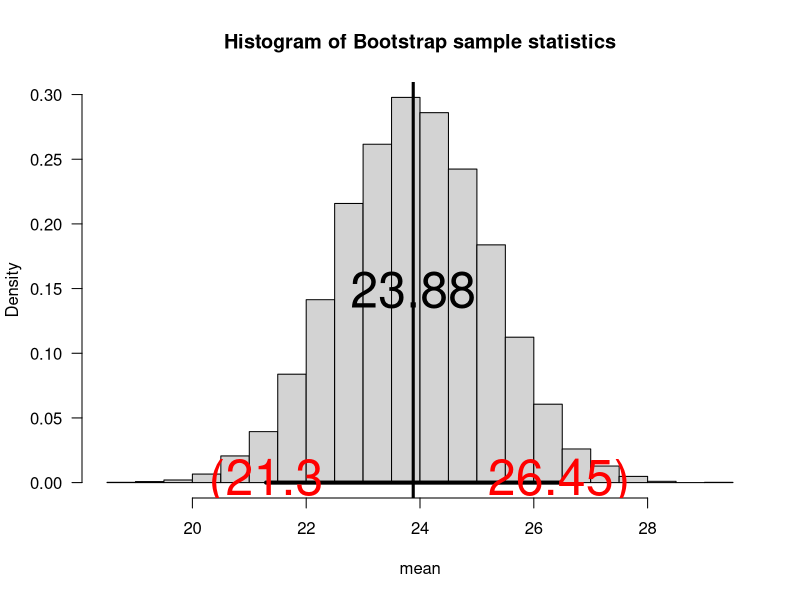
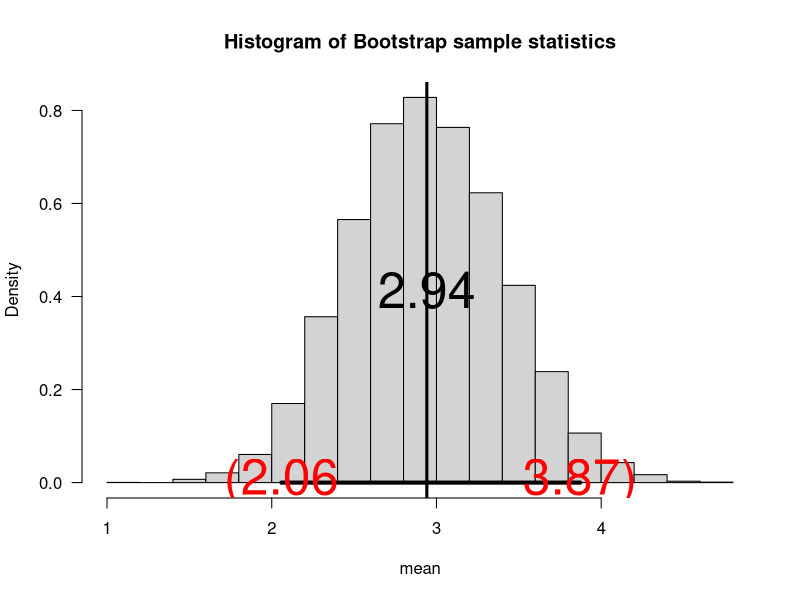
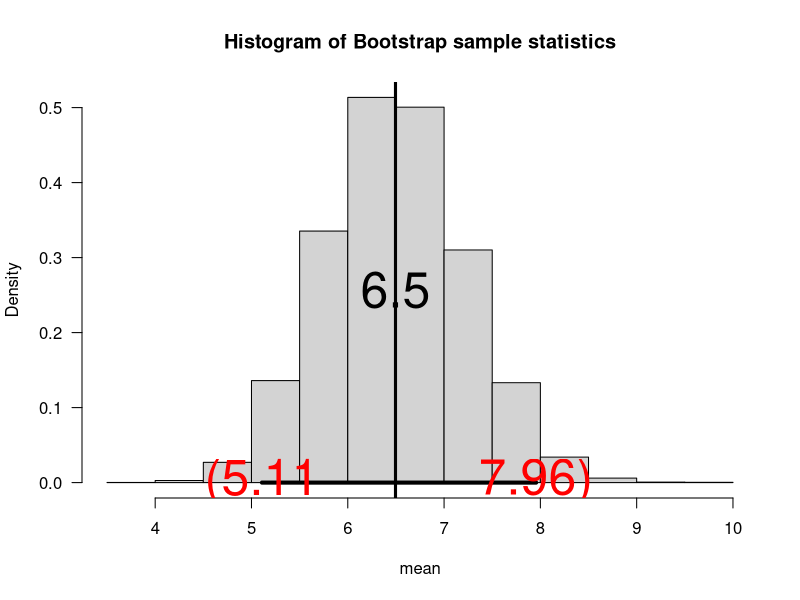
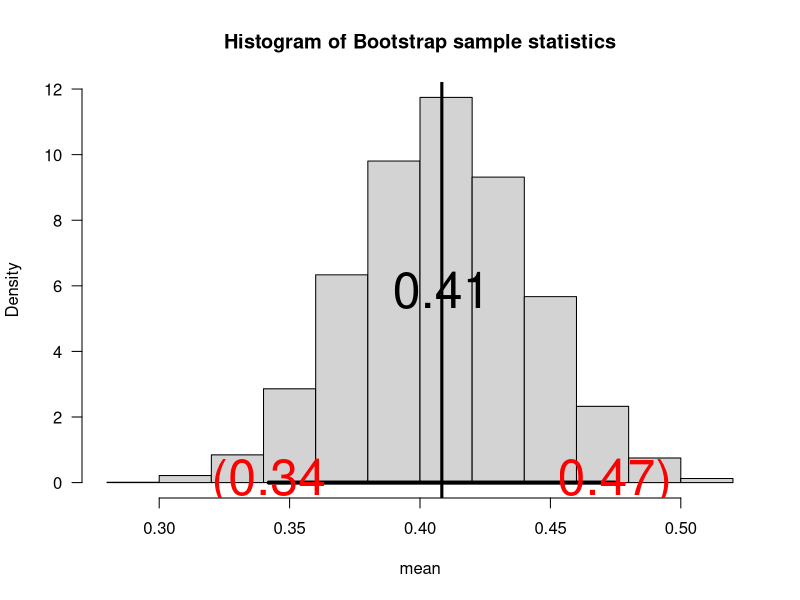
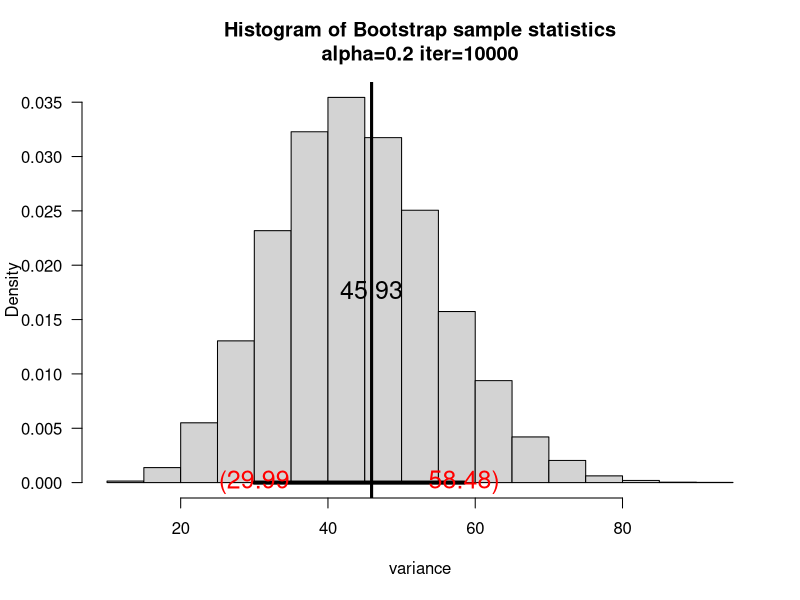
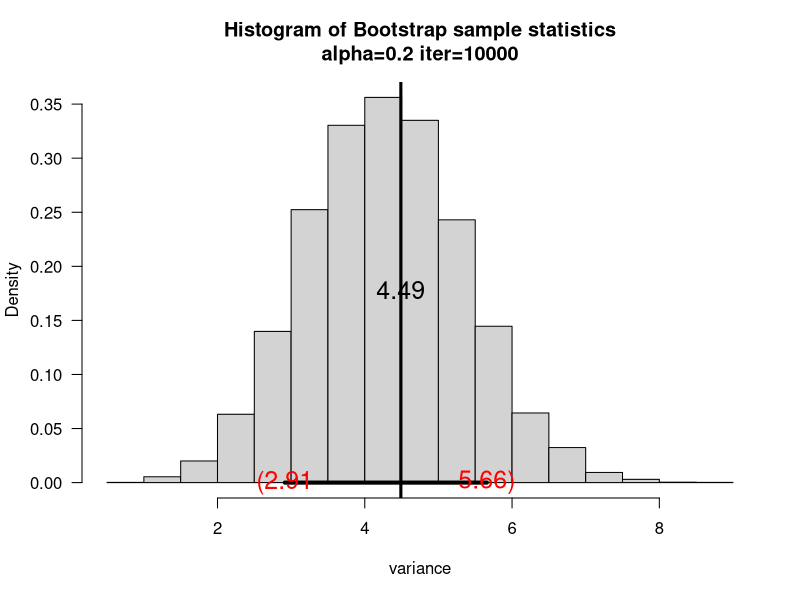
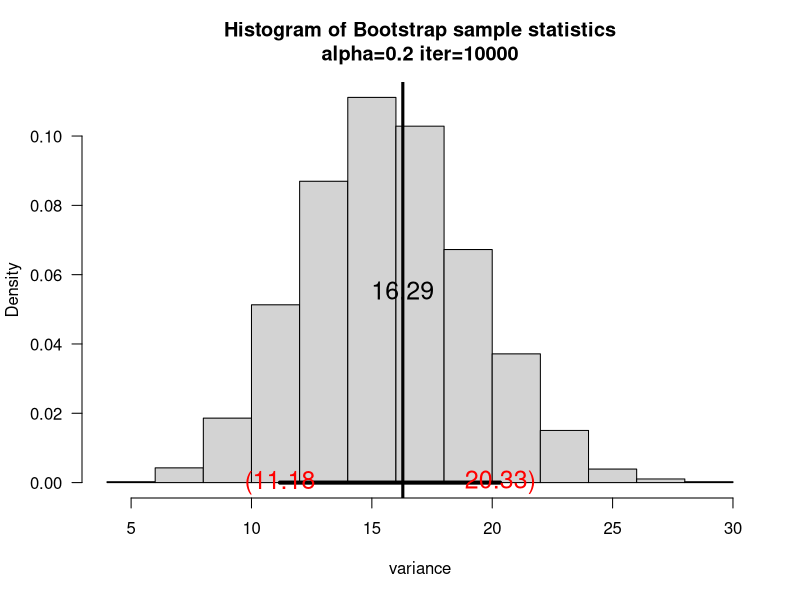
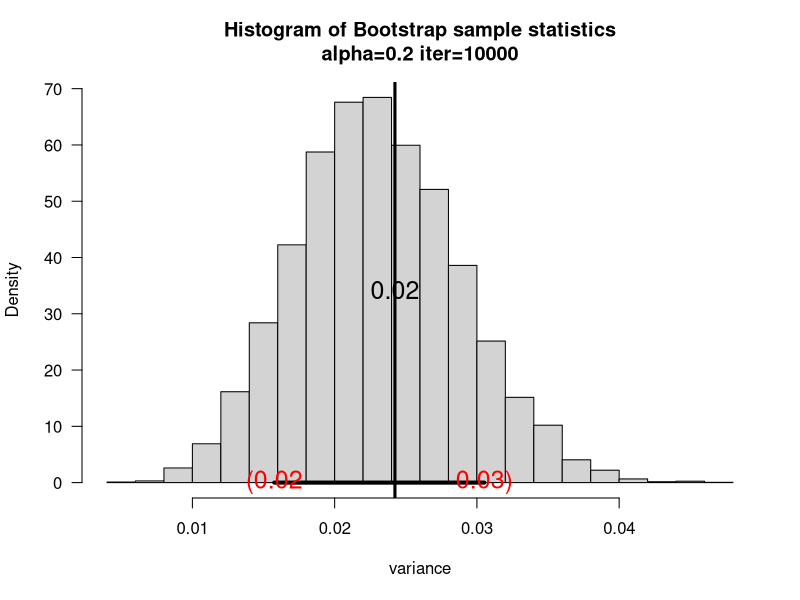

These charts were generated, in order, by the following R code:
## ---- chunk 1
knitr::opts_chunk$set(echo = TRUE)
## ---- chunk 2
getwd()
## ---- chunk 3
myboot<-function(iter=10000,x,fun="mean",alpha=0.05,...){  

#Notice where the ... is repeated in the code
n=length(x)   #sample size

#Now sample with replacement
y=sample(x,n*iter,replace=TRUE) #A

# Make a matrix with all the resampled values
rs.mat=matrix(y,nr=n,nc=iter,byrow=TRUE)
xstat=apply(rs.mat,2,fun) 
# xstat is a vector and will have iter values in it 
ci=quantile(xstat,c(alpha/2,1-alpha/2)) #B
# Nice way to form a confidence interval
# A histogram follows
# The object para will contain the parameters used to make the histogram
para=hist(xstat,freq=FALSE,las=1,main="Histogram of Bootstrap sample statistics",...)

#mat will be a matrix that contains the data, this is done so that I can use apply()
mat=matrix(x,nr=length(x),nc=1,byrow=TRUE)

#pte is the point estimate
#This uses whatever fun is
pte=apply(mat,2,fun)
abline(v=pte,lwd=3,col="Black")# Vertical line
segments(ci[1],0,ci[2],0,lwd=4)      #Make the segment for the ci
text(ci[1],0,paste("(",round(ci[1],2),sep=""),col="Red",cex=3)
text(ci[2],0,paste(round(ci[2],2),")",sep=""),col="Red",cex=3)

# plot the point estimate 1/2 way up the density
text(pte,max(para$density)/2,round(pte,2),cex=3)

return(list(ci=ci,fun=fun,x=x))# Some output to use if necessary
}
## ---- chunk 4
set.seed(35) # This will give everyone the same sample
sam=round(rnorm(20,mean=10,sd=4),2)
unique(sample(sam,20,replace=TRUE) ) # repeat this line 5Xs
unique(sample(sam,20,replace=TRUE) )
unique(sample(sam,20,replace=TRUE) )
unique(sample(sam,20,replace=TRUE) )
unique(sample(sam,20,replace=TRUE) )
## ---- chunk 5
unique(sample(sam,20,replace=FALSE) )
unique(sample(sam,20,replace=FALSE) )
unique(sample(sam,20,replace=FALSE) )
unique(sample(sam,20,replace=FALSE) )
unique(sample(sam,20,replace=FALSE) )
## ---- chunk 6
#sample(sam,21,replace=FALSE) 
## ---- chunk 7
myboot2<-function(iter=10000,x,fun="mean",alpha=0.05,cx=1.5,...){  #Notice where the ... is repeated in the code
n=length(x)   #sample size

y=sample(x,n*iter,replace=TRUE)
rs.mat=matrix(y,nr=n,nc=iter,byrow=TRUE)
xstat=apply(rs.mat,2,fun) # xstat is a vector and will have iter values in it 
ci=quantile(xstat,c(alpha/2,1-alpha/2))# Nice way to form a confidence interval
# A histogram follows
# The object para will contain the parameters used to make the histogram
para=hist(xstat,freq=FALSE,las=1,
main=paste("Histogram of Bootstrap sample statistics","\n","alpha=",alpha," iter=",iter,sep=""),
...)

#mat will be a matrix that contains the data, this is done so that I can use apply()
mat=matrix(x,nr=length(x),nc=1,byrow=TRUE)

#pte is the point estimate
#This uses whatever fun is
pte=apply(mat,2,fun)
abline(v=pte,lwd=3,col="Black")# Vertical line
segments(ci[1],0,ci[2],0,lwd=4)      #Make the segment for the ci
text(ci[1],0,paste("(",round(ci[1],2),sep=""),col="Red",cex=cx)
text(ci[2],0,paste(round(ci[2],2),")",sep=""),col="Red",cex=cx)

# plot the point estimate 1/2 way up the density
text(pte,max(para$density)/2,round(pte,2),cex=cx)
list(ci=ci,fun=fun,x=x)# Some output to use if necessary
}
## ---- chunk 8
set.seed(39)
sam = rnorm(25,mean = 25,sd = 10)
myboot(x = sam,alpha = .05,iter = 10000,xlab = "mean")
## ---- chunk 9
set.seed(30)
sam = rchisq(20,df = 3)
myboot(x = sam,iter = 10000,alpha = .05,xlab="mean")
## ---- chunk 10
set.seed(40)
sam = rgamma(30,shape = 2,scale = 3)
myboot(x = sam,iter = 10000,alpha = .05,xlab="mean")
## ---- chunk 11
set.seed(10)
sam = rbeta(20,shape1 = 3,shape2 = 4)
myboot(x = sam,iter = 10000,alpha = .05,xlab="mean")
## ---- chunk 12
set.seed(39)
sam=rnorm(25,mean = 25,sd = 10)
myboot2(x = sam,iter = 10000,alpha = .2,fun = var,xlab="variance")
## ---- chunk 13
set.seed(30)
sam=rchisq(20,df = 3)
myboot2(x = sam,iter = 10000,alpha = .2,fun = var,xlab="variance")
## ---- chunk 14
set.seed(40)
sam=rgamma(30,shape = 2,scale = 3)
myboot2(x = sam,iter = 10000,alpha = .2,fun = var,xlab="variance")
## ---- chunk 15
set.seed(10)
sam=rbeta(20,shape1 = 3,shape2 = 4)
myboot2(x = sam,iter = 10000,alpha = .2,fun = var,xlab="variance")
## ---- chunk 16
mean.medium = function(x){
  mean(x)/median(x)
}
## ---- chunk 17
set.seed(39)
sam=rnorm(25,mean = 25,sd = 10)
myboot2(x = sam,iter = 10000,alpha = .05,fun = "mean.medium",xlab="mean(x)/medium(x)")
## ---- chunk 18
set.seed(30)
sam=rchisq(20,df = 3)
myboot2(x = sam,iter = 10000,alpha = .05,fun = "mean.medium",xlab="mean(x)/medium(x)")
## ---- chunk 19
set.seed(40)
sam=rgamma(30,shape = 2,scale = 3)
myboot2(x = sam,iter = 10000,alpha = .05,fun = "mean.medium",xlab="mean(x)/medium(x)")
## ---- chunk 20
set.seed(10)
sam=rbeta(20,shape1 = 3,shape2 = 4)
myboot2(x = sam,iter = 10000,alpha = .05,fun = "mean.medium",xlab="mean(x)/medium(x)")
## ---- chunk 21
set.seed(39)
sam=rnorm(25,mean = 25,sd = 10)
myboot2(x = sam,iter = 10000,alpha = .3,fun = "mean.medium",xlab="mean(x)/medium(x)")
## ---- chunk 22
set.seed(30)
sam=rchisq(20,df = 3)
myboot2(x = sam,iter = 10000,alpha = .3,fun = "mean.medium",xlab="mean(x)/medium(x)")
## ---- chunk 23
set.seed(40)
sam=rgamma(30,shape = 2,scale = 3)
myboot2(x = sam,iter = 10000,alpha = .3,fun = "mean.medium",xlab="mean(x)/medium(x)")
## ---- chunk 24
set.seed(10)
sam=rbeta(20,shape1 = 3,shape2 = 4)
myboot2(x = sam,iter = 10000,alpha = .3,fun = "mean.medium",xlab="mean(x)/medium(x)")
